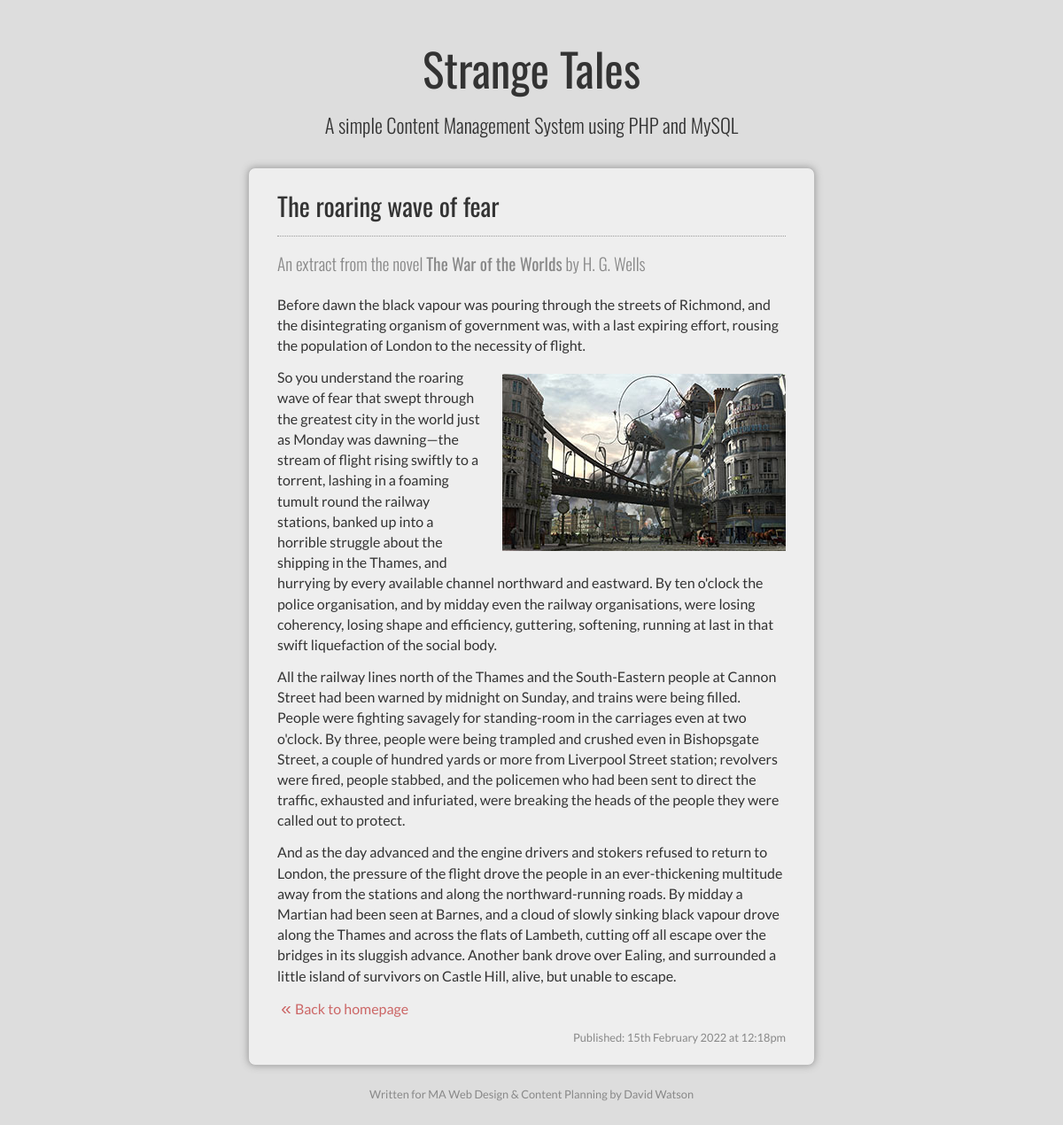
Page /activity2/article.php?id=1 on the committed database.
### tables this page shows
CREATE TABLE `articles` (
  `article_id` int UNSIGNED NOT NULL,
  `headline` varchar(100) NOT NULL,
  `intro` text NOT NULL,
  `article` text NOT NULL,
  `author` varchar(50) NOT NULL,
  `novel` varchar(100) NOT NULL,
  `published` timestamp NOT NULL DEFAULT CURRENT_TIMESTAMP
);

### activity2/article.php (the view, shortened to what this page needs)
<?php
if (isset($_GET['id']) && filter_var($_GET['id'], FILTER_VALIDATE_INT)) {
    $article=$_GET['id'];
}else{
	header('HTTP/1.0 404 Not Found');
	exit("<h1>Not Found</h1>\n<p>The submitted data is not valid.</p>");
}
$host     = "localhost";
$user     = "*********";
$password = "*********";
$name     = "*********";
$conn = mysqli_connect($host, $user, $password, $name) or die ("Cannot connect to database.");
$query = "SELECT article_id, headline, article, author, novel, published FROM articles WHERE article_id = $article";
$result = mysqli_query($conn, $query) or die ("Error querying database.");
$row = mysqli_fetch_array($result);
$headline = $row['headline'];
$article = $row['article'];
$author = $row['author'];
$novel = $row['novel'];
$date = $row['published'];
$timestamp = strtotime($date);
$display_date = date('jS F Y', $timestamp);
$display_time = date('g:ia', $timestamp);
?>
<!DOCTYPE html>
<html lang="en">
	<head>
		<link rel="stylesheet" href="style/style.css">
	</head>
	<body>
		<header>
			<h1>Strange Tales</h1>
    		<p>A simple Content Management System using PHP and MySQL</p>
    	</header>
    	<main>
<?php
echo "            <article>\n";
echo "                <header>\n";
echo "                    <h2>$headline</h2>\n";
echo "                    <p><cite>An extract from the novel <b>$novel</b> by $author</cite></p>\n";
echo "                </header>\n";
echo "$article\n";
echo "                <p><a href=\"index.php\"><span class=\"arrow\">&laquo;</span>Back to homepage</a></p>\n";
echo "                <footer>Published: $display_date at $display_time</footer>\n";
echo "            </article>\n";
?>
		</main>
		<footer>Written for MA Web Design &amp; Content Planning by David Watson</footer>
	</body>
</html>

### activity2/style/style.css (style rules this page uses)
html, body, div, span, applet, object, iframe, h1, h2, h3, h4, h5, h6, p, blockquote, pre, a, abbr, acronym, address, big, cite, code, del, dfn, em, img, ins, kbd, q, s, samp, small, strike, strong, sub, sup, tt, var, b, u, i, center, dl, dt, dd, ol, ul, li, fieldset, form, label, legend, table, caption, tbody, tfoot, thead, tr, th, td, article, aside, canvas, details, embed, figure, figcaption, footer, header, hgroup, menu, nav, output, ruby, section, summary, time, mark, audio, video { margin: 0; padding: 0; border: 0; font-size: 100%; font: inherit; vertical-align: baseline; }
article, aside, details, figcaption, figure, footer, header, hgroup, menu, nav, section { display: block; }
body { line-height: 1; }
html { box-sizing: border-box; }
*, *:before, *:after { box-sizing: inherit; }
body { font-family: Lato, Calibri, Tahoma, Geneva, sans-serif; color: #333; background: #ddd; }
header, main, footer { max-width: 640px; margin: 0 auto; }
header, footer { padding: 0 1.0em; }
header { margin-top: 3.0em; }
main { max-width: 640px; margin-top: 2.0em; margin-bottom: 1.5em; }
footer { color: #888; font-size: 0.8em; text-align: center; margin-bottom: 3.0em; }
footer:not(article footer) { line-height: 1.4; }
h1, h2, h1+p { font-family: Oswald, Tahoma, Geneva, sans-serif; color: #333; }
h1 { font-size: 3.2em; line-height: 1.15; }
h1, h1+p { text-align: center; }
h1+p { font-size: 1.4em; font-weight: 300; padding: 0 1.0em; }
h2 { font-size: 1.8em; line-height: 1.25; }
p { margin-top: 0.8em; line-height: 1.45em; }
strong, b { font-weight: 400; }
article { padding: 1.5em 1.0em; border: 1px solid #bbb; border-radius: 0; margin: 1.5em 0; background: #eee; }
article:first-of-type { margin-top: 2.0em; }
article header { padding: 0; margin-top: 0; }
article footer { text-align: right; padding: 0; margin-top: 1.2em; margin-bottom: 0; }
article h2+p { color: #888; font-size: 0.8em; padding-top: 0.8em; border-top: 1px dotted #999; margin-top: 1.2em; }
article h2+p > cite { font-family: Oswald, Tahoma, Geneva, sans-serif; font-size: 1.5em; font-weight: 300; line-height: 2.2; }
img { display: block; margin: 0.5em auto 0.7em; }
a { text-decoration: none; }
a:link, a:visited { color: #c66; }
.arrow { font-family: Arial, Helvetica, sans-serif; font-size: 1.3em; margin: 0 0.2em; }
@media (min-width: 640px) { header, footer { padding: 0 2.0em; } }
@media (min-width: 640px) { article { padding: 1.5em 2.0em; border-radius: 8px; box-shadow: 0 0 8px #999; } }
@media (min-width: 640px) { img { display: inline; float:right; margin: 0.5em 0 0.4em 1.5em; } }

### rows in the picture
articles: headline "The roaring wave of fear", novel "The War of the Worlds", author "H. G. Wells", article "Before dawn the black vapour was pouring through the streets of Richmond, and the disintegrating organism of government was, with a last expiring effort, rousing the population of London to the necessity of flight. So you understand the roaring wave of fear that swept through the greatest city in the world just as Monday was dawning—the stream of flight rising swiftly to a torrent, lashing in a foaming tumult round the railway stations, banked up into a horrible struggle about the shipping in the Thames, and hurrying by every available channel northward and eastward. By ten o'clock the police organisation, and by midday even the railway organisations, were losing coherency, losing shape and…", article (picture), published "15th February 2022", published "12:18pm"
